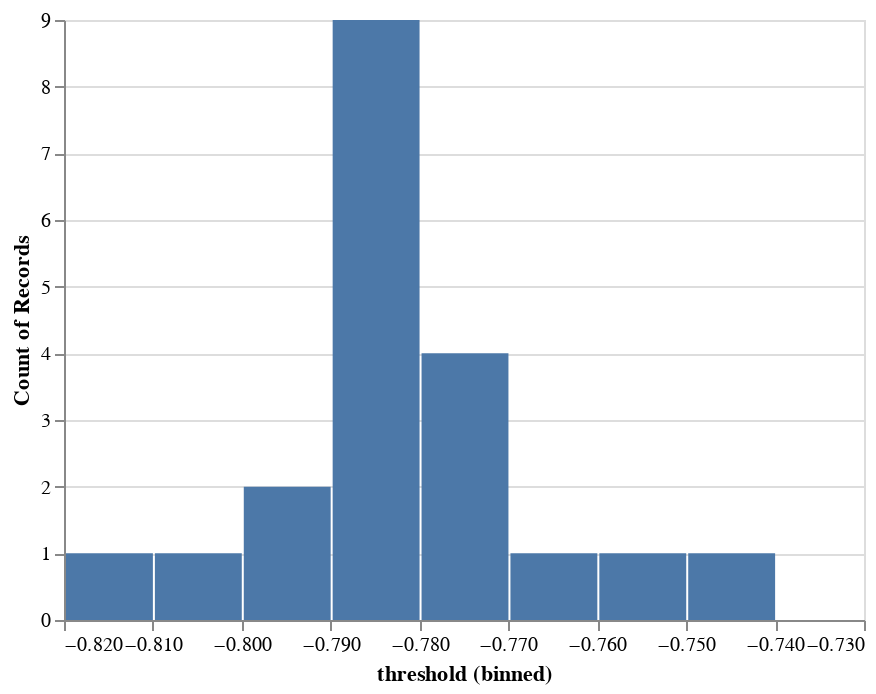
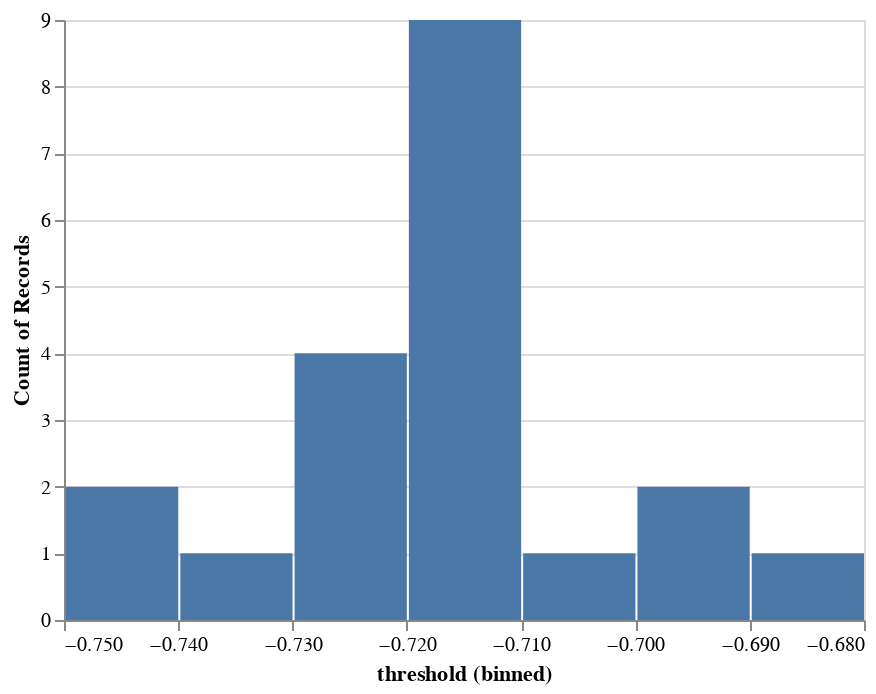
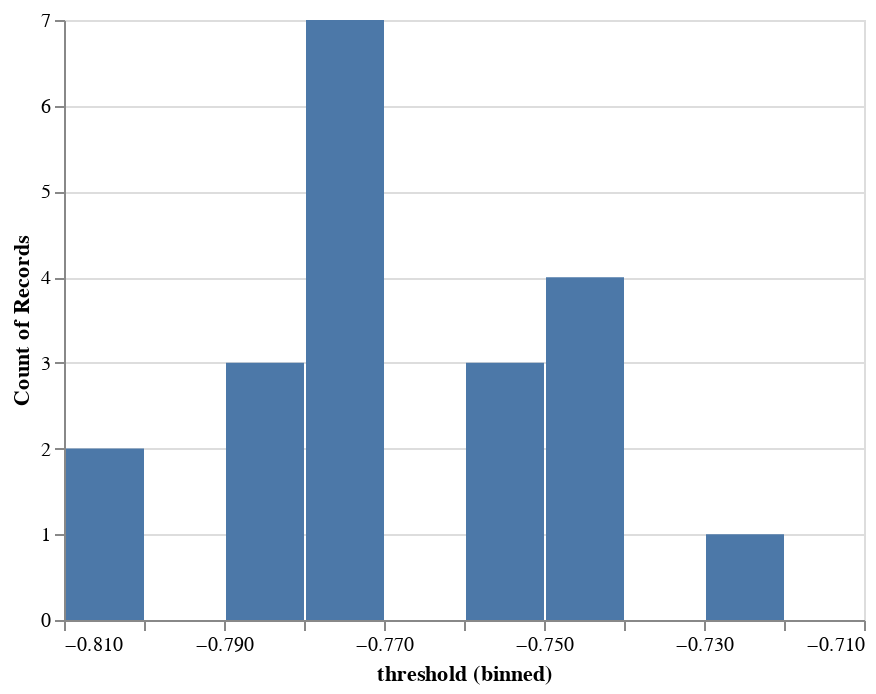
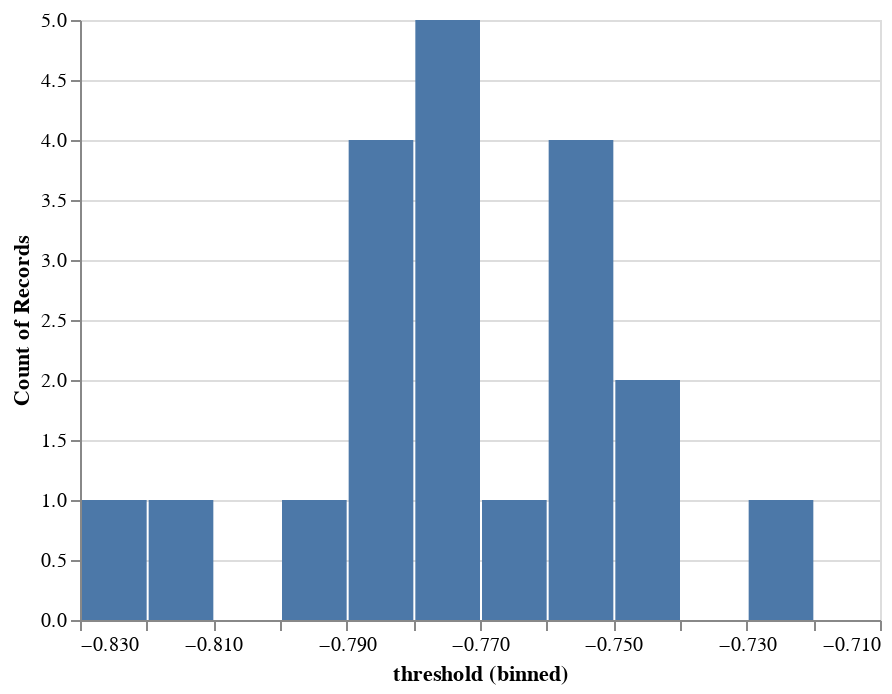

These figures' notebook cell, in order:
### Code cell
import altair as alt
list_of_best =[]
for i in ['PCA', 'MDS', 't-SNE', 'UMAP']:
    df = cross_v_info[cross_v_info.method == i].dropna(how="all")
    list_of_best.append(df)
for i in range(0, 4):
    chart = alt.Chart(list_of_best[i]).mark_bar().encode(
        alt.X("threshold", bin=True),
        y='count()',
    )
    chart.display()

### Figure 1 — Vega-Lite specification as saved in the notebook (floating-point values rounded to 4 significant figures)
{"config": {"view": {"continuousWidth": 400, "continuousHeight": 300}}, "data": {"name": "data-1084d14e87139251b063f518de83f5df"}, "mark": "bar", "encoding": {"x": {"type": "quantitative", "bin": true, "field": "threshold"}, "y": {"type": "quantitative", "aggregate": "count"}}, "$schema": "https://vega.github.io/schema/vega-lite/v4.8.1.json", "datasets": {"data-1084d14e87139251b063f518de83f5df": [{"method": "PCA", "confusion_matrix": "[[344900  60734]\n [ 12755  40972]]", "matthews_cc": 0.4744, "threshold": -0.7838, "accuracy": 0.84}, {"method": "PCA", "confusion_matrix": "[[345717  60146]\n [ 13293  40205]]", "matthews_cc": 0.4684, "threshold": -0.7838, "accuracy": 0.8401}, {"method": "PCA", "confusion_matrix": "[[346308  58535]\n [ 12374  42144]]", "matthews_cc": 0.4913, "threshold": -0.7958, "accuracy": 0.8456}, {"method": "PCA", "confusion_matrix": "[[344913  61615]\n [ 13136  39697]]", "matthews_cc": 0.4615, "threshold": -0.7718, "accuracy": 0.8373}, {"method": "PCA", "confusion_matrix": "[[343695  61990]\n [ 12418  41258]]", "matthews_cc": 0.4739, "threshold": -0.7838, "accuracy": 0.838}, {"method": "PCA", "confusion_matrix": "[[346106  59517]\n [ 13045  40693]]", "matthews_cc": 0.4751, "threshold": -0.7838, "accuracy": 0.842}, {"method": "PCA", "confusion_matrix": "[[344559  60490]\n [ 11831  42481]]", "matthews_cc": 0.49, "threshold": -0.7898, "accuracy": 0.8426}, {"method": "PCA", "confusion_matrix": "[[345737  60610]\n [ 13658  39356]]", "matthews_cc": 0.4593, "threshold": -0.7718, "accuracy": 0.8383}, {"method": "PCA", "confusion_matrix": "[[344000  62043]\n [ 13427  39891]]", "matthews_cc": 0.4589, "threshold": -0.7718, "accuracy": 0.8357}, {"method": "PCA", "confusion_matrix": "[[345550  59207]\n [ 12482  42122]]", "matthews_cc": 0.4879, "threshold": -0.7838, "accuracy": 0.8439}, {"method": "PCA", "confusion_matrix": "[[344340  63233]\n [ 11251  40537]]", "matthews_cc": 0.4747, "threshold": -0.7477, "accuracy": 0.8379}, {"method": "PCA", "confusion_matrix": "[[345610  58165]\n [ 14552  41034]]", "matthews_cc": 0.4709, "threshold": -0.8198, "accuracy": 0.8417}, {"method": "PCA", "confusion_matrix": "[[345148  59243]\n [ 13706  41264]]", "matthews_cc": 0.4743, "threshold": -0.8018, "accuracy": 0.8412}, {"method": "PCA", "confusion_matrix": "[[344825  62077]\n [ 12083  40376]]", "matthews_cc": 0.4715, "threshold": -0.7598, "accuracy": 0.8386}, {"method": "PCA", "confusion_matrix": "[[345792  59724]\n [ 12749  41096]]", "matthews_cc": 0.4787, "threshold": -0.7838, "accuracy": 0.8422}, {"method": "PCA", "confusion_matrix": "[[344436  61549]\n [ 12696  40680]]", "matthews_cc": 0.4704, "threshold": -0.7838, "accuracy": 0.8384}, {"method": "PCA", "confusion_matrix": "[[343466  62106]\n [ 11906  41883]]", "matthews_cc": 0.4806, "threshold": -0.7778, "accuracy": 0.8389}, {"method": "PCA", "confusion_matrix": "[[346319  59204]\n [ 13676  40162]]", "matthews_cc": 0.4687, "threshold": -0.7838, "accuracy": 0.8413}, {"method": "PCA", "confusion_matrix": "[[346274  58156]\n [ 13255  41676]]", "matthews_cc": 0.4838, "threshold": -0.7958, "accuracy": 0.8445}, {"method": "PCA", "confusion_matrix": "[[343006  63518]\n [ 12281  40556]]", "matthews_cc": 0.4659, "threshold": -0.7658, "accuracy": 0.835}]}}

### Figure 2 — Vega-Lite specification as saved in the notebook (floating-point values rounded to 4 significant figures)
{"config": {"view": {"continuousWidth": 400, "continuousHeight": 300}}, "data": {"name": "data-3b9679ca2fde0f70f4e548b75ee42bca"}, "mark": "bar", "encoding": {"x": {"type": "quantitative", "bin": true, "field": "threshold"}, "y": {"type": "quantitative", "aggregate": "count"}}, "$schema": "https://vega.github.io/schema/vega-lite/v4.8.1.json", "datasets": {"data-3b9679ca2fde0f70f4e548b75ee42bca": [{"method": "MDS", "confusion_matrix": "[[321786  83848]\n [ 14076  39651]]", "matthews_cc": 0.3851, "threshold": -0.7177, "accuracy": 0.7868}, {"method": "MDS", "confusion_matrix": "[[319597  86266]\n [ 15136  38362]]", "matthews_cc": 0.364, "threshold": -0.7177, "accuracy": 0.7793}, {"method": "MDS", "confusion_matrix": "[[320155  84688]\n [ 14937  39581]]", "matthews_cc": 0.3763, "threshold": -0.7297, "accuracy": 0.7831}, {"method": "MDS", "confusion_matrix": "[[323600  82928]\n [ 14883  37950]]", "matthews_cc": 0.3726, "threshold": -0.7297, "accuracy": 0.7871}, {"method": "MDS", "confusion_matrix": "[[319893  85792]\n [ 14713  38963]]", "matthews_cc": 0.3715, "threshold": -0.7117, "accuracy": 0.7812}, {"method": "MDS", "confusion_matrix": "[[319764  85859]\n [ 15447  38291]]", "matthews_cc": 0.3625, "threshold": -0.7117, "accuracy": 0.7795}, {"method": "MDS", "confusion_matrix": "[[321654  83395]\n [ 14178  40134]]", "matthews_cc": 0.3882, "threshold": -0.7297, "accuracy": 0.7876}, {"method": "MDS", "confusion_matrix": "[[322944  83403]\n [ 15411  37603]]", "matthews_cc": 0.3656, "threshold": -0.7417, "accuracy": 0.7849}, {"method": "MDS", "confusion_matrix": "[[319261  86782]\n [ 15091  38227]]", "matthews_cc": 0.3622, "threshold": -0.7057, "accuracy": 0.7782}, {"method": "MDS", "confusion_matrix": "[[321388  83369]\n [ 15208  39396]]", "matthews_cc": 0.377, "threshold": -0.7177, "accuracy": 0.7854}, {"method": "MDS", "confusion_matrix": "[[317487  90086]\n [ 13085  38703]]", "matthews_cc": 0.3706, "threshold": -0.6877, "accuracy": 0.7754}, {"method": "MDS", "confusion_matrix": "[[323268  80507]\n [ 16081  39505]]", "matthews_cc": 0.3796, "threshold": -0.7417, "accuracy": 0.7897}, {"method": "MDS", "confusion_matrix": "[[323817  80574]\n [ 15605  39365]]", "matthews_cc": 0.3819, "threshold": -0.7357, "accuracy": 0.7906}, {"method": "MDS", "confusion_matrix": "[[314962  91940]\n [ 14103  38356]]", "matthews_cc": 0.3565, "threshold": -0.6937, "accuracy": 0.7692}, {"method": "MDS", "confusion_matrix": "[[321258  84258]\n [ 14894  38951]]", "matthews_cc": 0.3744, "threshold": -0.7177, "accuracy": 0.7842}, {"method": "MDS", "confusion_matrix": "[[319534  86451]\n [ 15336  38040]]", "matthews_cc": 0.3603, "threshold": -0.7117, "accuracy": 0.7784}, {"method": "MDS", "confusion_matrix": "[[319267  86305]\n [ 13512  40277]]", "matthews_cc": 0.3857, "threshold": -0.7117, "accuracy": 0.7827}, {"method": "MDS", "confusion_matrix": "[[319350  86173]\n [ 16097  37741]]", "matthews_cc": 0.354, "threshold": -0.7177, "accuracy": 0.7774}, {"method": "MDS", "confusion_matrix": "[[322049  82381]\n [ 15827  39104]]", "matthews_cc": 0.3739, "threshold": -0.7297, "accuracy": 0.7862}, {"method": "MDS", "confusion_matrix": "[[317958  88566]\n [ 13213  39624]]", "matthews_cc": 0.3785, "threshold": -0.6997, "accuracy": 0.7784}]}}

### Figure 3 — Vega-Lite specification as saved in the notebook (floating-point values rounded to 4 significant figures)
{"config": {"view": {"continuousWidth": 400, "continuousHeight": 300}}, "data": {"name": "data-c453cbe31dacabd5203a76c4aa9fb931"}, "mark": "bar", "encoding": {"x": {"type": "quantitative", "bin": true, "field": "threshold"}, "y": {"type": "quantitative", "aggregate": "count"}}, "$schema": "https://vega.github.io/schema/vega-lite/v4.8.1.json", "datasets": {"data-c453cbe31dacabd5203a76c4aa9fb931": [{"method": "t-SNE", "confusion_matrix": "[[338954  66680]\n [ 11769  41958]]", "matthews_cc": 0.4663, "threshold": -0.7718, "accuracy": 0.8292}, {"method": "t-SNE", "confusion_matrix": "[[344681  61182]\n [ 13724  39774]]", "matthews_cc": 0.4592, "threshold": -0.7718, "accuracy": 0.8369}, {"method": "t-SNE", "confusion_matrix": "[[344551  60292]\n [ 12823  41695]]", "matthews_cc": 0.4793, "threshold": -0.7778, "accuracy": 0.8408}, {"method": "t-SNE", "confusion_matrix": "[[339693  66835]\n [ 11121  41712]]", "matthews_cc": 0.4695, "threshold": -0.7598, "accuracy": 0.8303}, {"method": "t-SNE", "confusion_matrix": "[[333571  72114]\n [ 14028  39648]]", "matthews_cc": 0.4199, "threshold": -0.7538, "accuracy": 0.8125}, {"method": "t-SNE", "confusion_matrix": "[[343228  62395]\n [ 13335  40403]]", "matthews_cc": 0.4612, "threshold": -0.7718, "accuracy": 0.8351}, {"method": "t-SNE", "confusion_matrix": "[[341158  63891]\n [ 12798  41514]]", "matthews_cc": 0.4658, "threshold": -0.7778, "accuracy": 0.8331}, {"method": "t-SNE", "confusion_matrix": "[[340487  65860]\n [ 11182  41832]]", "matthews_cc": 0.4729, "threshold": -0.7417, "accuracy": 0.8323}, {"method": "t-SNE", "confusion_matrix": "[[334598  71445]\n [  9527  43791]]", "matthews_cc": 0.4768, "threshold": -0.7477, "accuracy": 0.8237}, {"method": "t-SNE", "confusion_matrix": "[[348545  56212]\n [ 15617  38987]]", "matthews_cc": 0.4592, "threshold": -0.7838, "accuracy": 0.8436}, {"method": "t-SNE", "confusion_matrix": "[[339941  67632]\n [  9333  42455]]", "matthews_cc": 0.4844, "threshold": -0.7297, "accuracy": 0.8325}, {"method": "t-SNE", "confusion_matrix": "[[344683  59092]\n [ 14408  41178]]", "matthews_cc": 0.4693, "threshold": -0.8078, "accuracy": 0.84}, {"method": "t-SNE", "confusion_matrix": "[[335184  69207]\n [ 12319  42651]]", "matthews_cc": 0.4573, "threshold": -0.7838, "accuracy": 0.8225}, {"method": "t-SNE", "confusion_matrix": "[[338480  68422]\n [ 10240  42219]]", "matthews_cc": 0.4735, "threshold": -0.7417, "accuracy": 0.8288}, {"method": "t-SNE", "confusion_matrix": "[[342288  63228]\n [ 12281  41564]]", "matthews_cc": 0.4722, "threshold": -0.7838, "accuracy": 0.8356}, {"method": "t-SNE", "confusion_matrix": "[[339612  66373]\n [ 10775  42601]]", "matthews_cc": 0.4781, "threshold": -0.7778, "accuracy": 0.8321}, {"method": "t-SNE", "confusion_matrix": "[[340552  65020]\n [ 11439  42350]]", "matthews_cc": 0.4764, "threshold": -0.7718, "accuracy": 0.8336}, {"method": "t-SNE", "confusion_matrix": "[[340633  64890]\n [ 10752  43086]]", "matthews_cc": 0.4857, "threshold": -0.7598, "accuracy": 0.8353}, {"method": "t-SNE", "confusion_matrix": "[[337734  66696]\n [ 12665  42266]]", "matthews_cc": 0.4611, "threshold": -0.8078, "accuracy": 0.8272}, {"method": "t-SNE", "confusion_matrix": "[[340360  66164]\n [ 11226  41611]]", "matthews_cc": 0.4704, "threshold": -0.7477, "accuracy": 0.8315}]}}

### Figure 4 — Vega-Lite specification as saved in the notebook (floating-point values rounded to 4 significant figures)
{"config": {"view": {"continuousWidth": 400, "continuousHeight": 300}}, "data": {"name": "data-79fd1a3742bc1c707dd7dc487e541e7b"}, "mark": "bar", "encoding": {"x": {"type": "quantitative", "bin": true, "field": "threshold"}, "y": {"type": "quantitative", "aggregate": "count"}}, "$schema": "https://vega.github.io/schema/vega-lite/v4.8.1.json", "datasets": {"data-79fd1a3742bc1c707dd7dc487e541e7b": [{"method": "UMAP", "confusion_matrix": "[[343518  62116]\n [ 11084  42643]]", "matthews_cc": 0.4906, "threshold": -0.7718, "accuracy": 0.8406}, {"method": "UMAP", "confusion_matrix": "[[345998  59865]\n [ 11377  42121]]", "matthews_cc": 0.4939, "threshold": -0.7718, "accuracy": 0.8449}, {"method": "UMAP", "confusion_matrix": "[[344381  60462]\n [ 10990  43528]]", "matthews_cc": 0.5016, "threshold": -0.8198, "accuracy": 0.8445}, {"method": "UMAP", "confusion_matrix": "[[342715  63813]\n [ 11481  41352]]", "matthews_cc": 0.4751, "threshold": -0.7477, "accuracy": 0.8361}, {"method": "UMAP", "confusion_matrix": "[[334990  70695]\n [  8929  44747]]", "matthews_cc": 0.4883, "threshold": -0.7778, "accuracy": 0.8267}, {"method": "UMAP", "confusion_matrix": "[[342077  63546]\n [ 10924  42814]]", "matthews_cc": 0.4877, "threshold": -0.7898, "accuracy": 0.8379}, {"method": "UMAP", "confusion_matrix": "[[338001  67048]\n [  9582  44730]]", "matthews_cc": 0.4952, "threshold": -0.7958, "accuracy": 0.8332}, {"method": "UMAP", "confusion_matrix": "[[345917  60430]\n [ 11502  41512]]", "matthews_cc": 0.4877, "threshold": -0.7538, "accuracy": 0.8434}, {"method": "UMAP", "confusion_matrix": "[[342560  63483]\n [ 11915  41403]]", "matthews_cc": 0.4733, "threshold": -0.7718, "accuracy": 0.8359}, {"method": "UMAP", "confusion_matrix": "[[310013  94744]\n [ 10136  44468]]", "matthews_cc": 0.4086, "threshold": -0.7658, "accuracy": 0.7717}, {"method": "UMAP", "confusion_matrix": "[[347137  60436]\n [  9637  42151]]", "matthews_cc": 0.5055, "threshold": -0.7297, "accuracy": 0.8475}, {"method": "UMAP", "confusion_matrix": "[[338607  65168]\n [ 13032  42554]]", "matthews_cc": 0.4651, "threshold": -0.8258, "accuracy": 0.8298}, {"method": "UMAP", "confusion_matrix": "[[343128  61263]\n [ 11567  43403]]", "matthews_cc": 0.4938, "threshold": -0.7598, "accuracy": 0.8415}, {"method": "UMAP", "confusion_matrix": "[[330608  76294]\n [ 10986  41473]]", "matthews_cc": 0.4393, "threshold": -0.7538, "accuracy": 0.81}, {"method": "UMAP", "confusion_matrix": "[[339105  66411]\n [ 10990  42855]]", "matthews_cc": 0.4776, "threshold": -0.7838, "accuracy": 0.8315}, {"method": "UMAP", "confusion_matrix": "[[338193  67792]\n [ 11443  41933]]", "matthews_cc": 0.4649, "threshold": -0.7598, "accuracy": 0.8275}, {"method": "UMAP", "confusion_matrix": "[[318923  86649]\n [  6121  47668]]", "matthews_cc": 0.4754, "threshold": -0.7477, "accuracy": 0.798}, {"method": "UMAP", "confusion_matrix": "[[343448  62075]\n [ 12061  41777]]", "matthews_cc": 0.479, "threshold": -0.7838, "accuracy": 0.8386}, {"method": "UMAP", "confusion_matrix": "[[342501  61929]\n [ 12741  42190]]", "matthews_cc": 0.4766, "threshold": -0.7898, "accuracy": 0.8374}, {"method": "UMAP", "confusion_matrix": "[[337586  68938]\n [  9789  43048]]", "matthews_cc": 0.4794, "threshold": -0.7778, "accuracy": 0.8286}]}}
